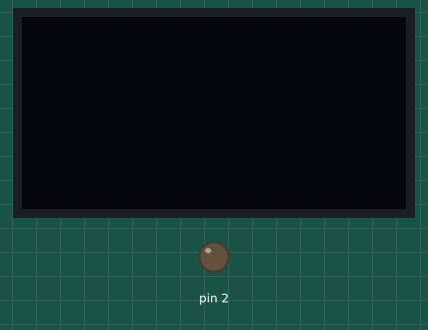
Bench run of a sketch on a simulated Arduino Uno, built with avr-gcc and run on an emulated ATmega328P. Shown: 128×64 one-colour display, output pins drawn as LEDs (lit = HIGH).

Above: at 0.4 s.
At 1.8 s:
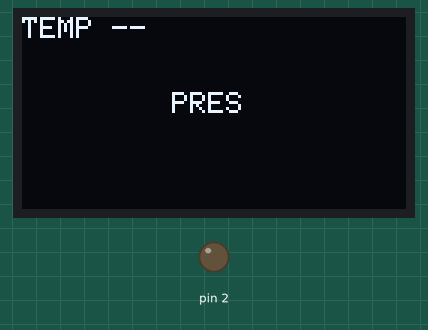
At 4.4 s:
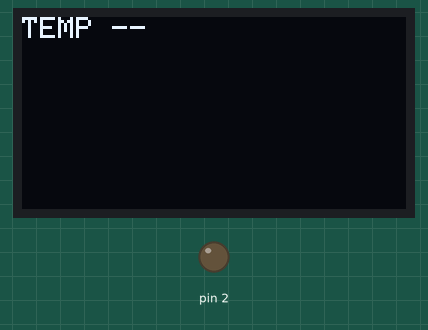
At 8.7 s:
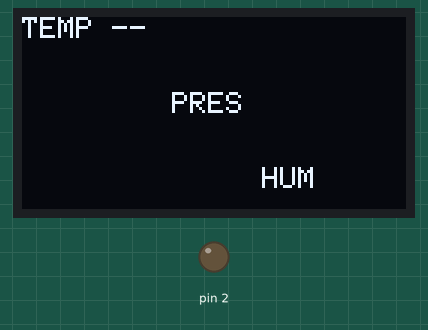
Timing chart, 0 to 40.0 s (numbered marks = the images above):
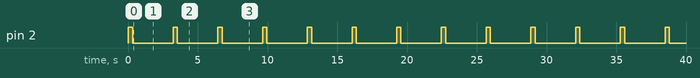

The sketch:

ssd1306_basic_test.ino
```cpp
// i2c control
#include <Wire.h>

// ssd1306 for oled display
#include <Adafruit_GFX.h>
#include <Adafruit_SSD1306.h>


// OLED display is at 0x3C
#define SCREEN_WIDTH 128 // OLED display width, in pixels
#define SCREEN_HEIGHT 64 // OLED display height, in pixels
#define OLED_RESET -1 // Reset pin # (or -1 if sharing Arduino reset pin)
#define SCREEN_ADDRESS 0x3C ///< See datasheet for Address; 0x3D for 128x64, 0x3C for 128x32
Adafruit_SSD1306 display(SCREEN_WIDTH, SCREEN_HEIGHT, &Wire, OLED_RESET);


void setup() {

  Serial.begin(115200);

  // setup builting LED
  pinMode(2, OUTPUT);


  // setup oled display
  // SSD1306_SWITCHCAPVCC = generate display voltage from 3.3V internally
  if(!display.begin(SSD1306_SWITCHCAPVCC, SCREEN_ADDRESS)) {
    Serial.println(F("SSD1306 allocation failed"));
    for(;;); // Don't proceed, loop forever
  }
  display.setTextSize(1);
  display.setTextColor(WHITE);


}

void loop() {
  // builtin LED on Node MCU
  digitalWrite(2, HIGH); // turn the LED on (HIGH is the voltage level)
  delay(300);
  digitalWrite(2, LOW); // turn the LED off by making the voltage LOW
  delay(300);


  // Print text on the oled display
  display.clearDisplay();
  display.display();
  delay(500);

  display.setCursor(0, 0);
  // Display TEMP text
  display.print("TEMP -- ");
  display.display();
  delay(500);

  display.setCursor(50, 25);
  display.print("PRES");
  display.display();
  delay(500);

  display.setCursor(80, 50);
  display.print("HUM");
  display.display();
  delay(1000);

}
```

Measured:
- by itself, pin 2: alternates HIGH for 0.30 s and LOW for 2.9 s
- by itself, everything shown: repeats every 9.6 s, in 18 steps
- what the display in image 1 shows lasts 0.5 s, from 1.7 s to 2.2 s
